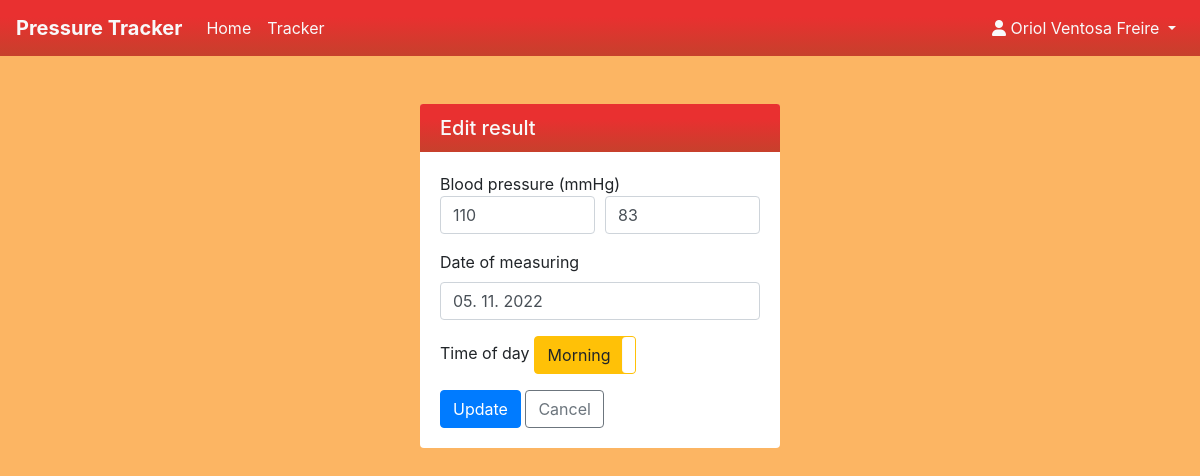
Screenshot of /result/edit/14 (signed in) with the database file from the repository.
### app1.py (models this page shows)
class Result(db.Model):
    __tablename__ = 'result'
    id = db.Column(db.Integer, nullable=False,
                   primary_key=True, autoincrement=True)
    user_id = db.Column(db.Integer, db.ForeignKey(User.id))
    diastolic = db.Column(db.String, nullable=False)
    systolic = db.Column(db.String, nullable=False)
    daytime = db.Column(db.Integer, nullable=False, default=0)
    date = db.Column(db.DateTime, nullable=False)
    user = db.relationship('User')

### app1.py (the view, shortened to what this page needs)
@app.route('/result/edit/<id>', methods=['GET', 'POST'])
def edit_result(id):
    record = db.session.query(Result).get(id)
    if not record:
        message = 'Result with this ID cannot be found. Either it was deleted or it did not exist in the first place.'
        abort(404, message)
    if not session or session['loggedin'] == False:
        message = 'You do not have access permission.'
        abort(401, message)
    if record.user_id != session['user_id'] and session['is_admin'] == False:
        message = 'You are not authorized to edit this result.'
        abort(403, message)
    record.date = record.date.strftime('%d. %m. %Y')
    form = EditResultForm(obj=record)
    return render_template('result_form.html', form=form, user=session)

### app1.py
class EditResultForm(FlaskForm):
    title = 'Edit result'
    diastolic = StringField(
        'Diastolic',  # previously said diastolic measurement
        validators=[DataRequired('You must provide a new systolic blood measurement.')]
    )
    systolic = StringField(
        'Systolic',  # previsouly said systolic measurement
        validators=[DataRequired('You must provide a new systolic blood measurement.')]
    )
    date = StringField(
        'Date of measuring',
        validators=[DataRequired('You must provide event date.')]
    )
    daytime = BooleanField(
        'Time of day',
        render_kw={
            'data-toggle': 'toggle',
            'data-size': 's',  # Extra small
            'data-on': 'Morning',
            'data-off': 'Night',
            'data-onstyle': 'warning',
            'data-offstyle': 'dark'
        }
    )
    submit = SubmitField('Update')

### templates/result_form.html (shortened to what this page needs)
{% extends "base.html" %}
{% block content %}
<div class="card my-5 mx-auto" style="max-width:30%">
	<h5 class="card-header text-light bg=class custom-gradient1">{{ form.title }}</h5>
	<div class="card-body">
		<form method="POST">
			Blood pressure (mmHg)
			<div class="form-row">
				<div class="form-group col-md-6">
					{{ form.systolic(class='form-control') }}
				</div>
				<div class="form-group col-md-6">
					{{ form.diastolic(class='form-control') }}
				</div>
			</div>
			<div class="form-group">
				{{ form.date.label }}
				{{ form.date(class='form-control') }}
			</div>
			<div class="form-group">
				{{ form.daytime.label }}
			</div>
			{{ form.submit(class='btn btn-primary') }}
			<a href="/tracker" class="btn btn-outline-secondary">Cancel</a>
		</form>
	</div>
</div>
{% endblock %}

### templates/base.html (style rules this page uses)
body { background-color: #fcb563; }
.custom-gradient1 { background: rgb(221, 92, 72); background: linear-gradient(0deg, rgb(199, 64, 44) 0%, rgb(233, 48, 48) 70%); }
.card { border: 0; }
.card-header { border-bottom: 0; }

### rows the page displays
Result: systolic "110", diastolic "83", date "05. 11. 2022"

### other values shown
{{ user.firstname }} "Oriol"
{{ user.lastname }} "Ventosa Freire"
